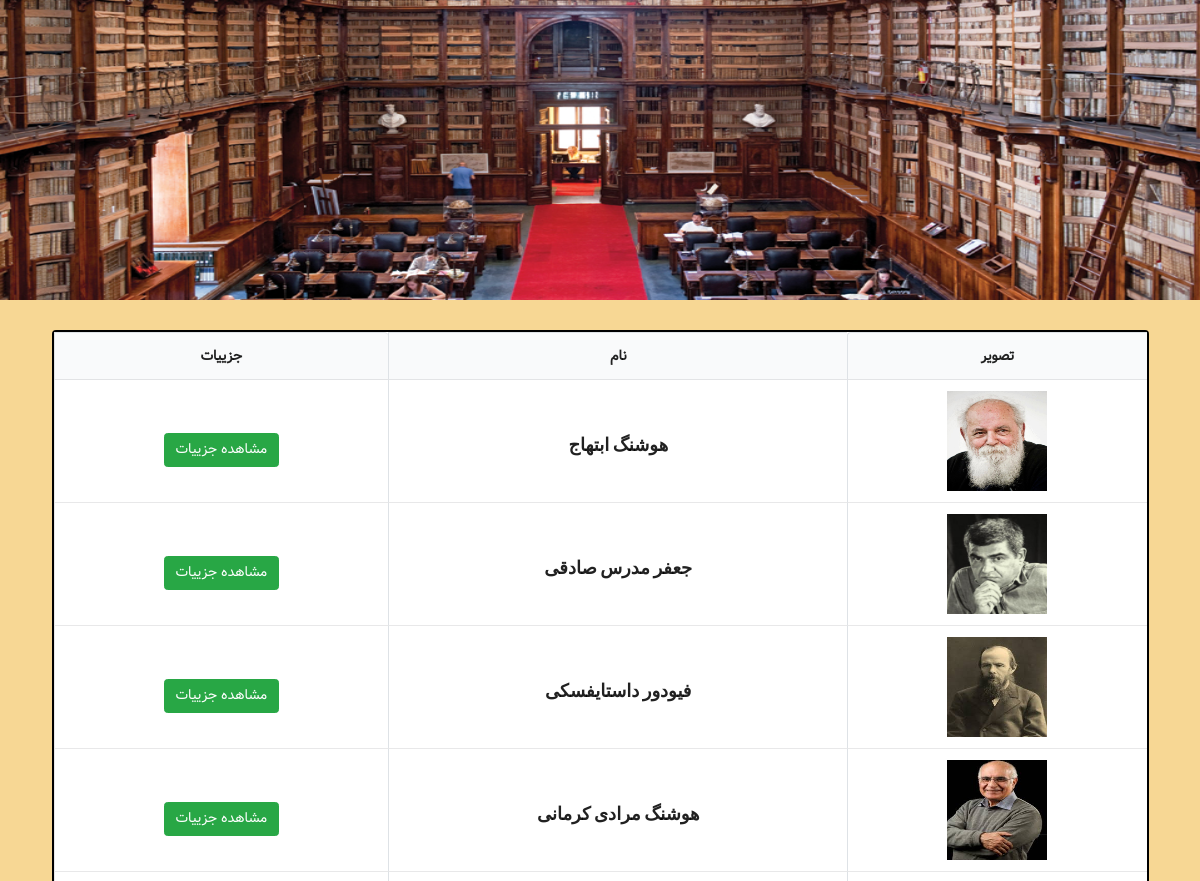
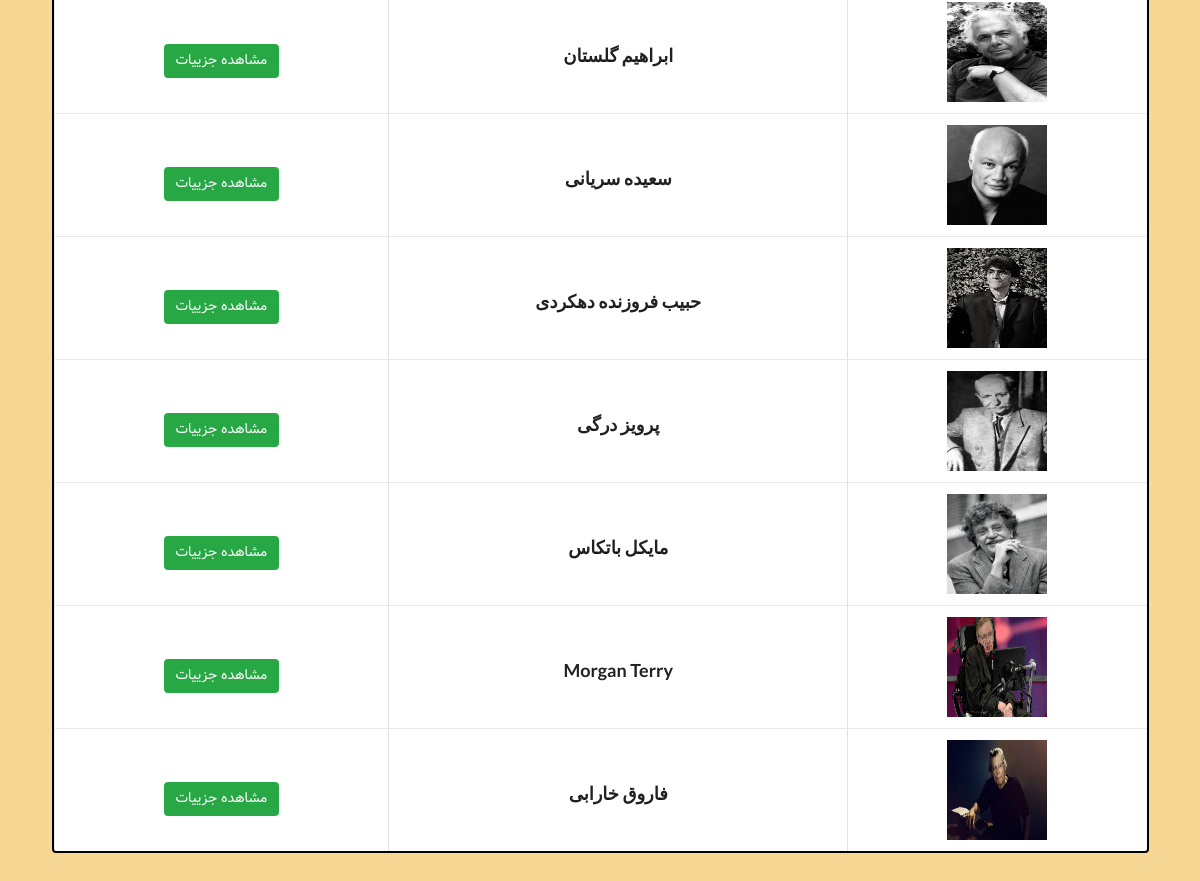
The app's page /authors with its own data (2 pictures, top to bottom).
### books/models.py (models this page shows, shortened)
class Author(models.Model):
    name = models.CharField(max_length=100)
    image = models.ImageField(upload_to='author/', null=True, blank=True)
    about = models.TextField(default='')
    books = models.ManyToManyField(Book, related_name='+', blank=True)

### books/views.py (the view)
# urls.py: path('authors', author, name='authors'),
def author(request):
    authors = Author.objects.all()
    context = {'authors': authors}
    return render(request, 'authors.html', context)

### books/templates/authors.html
{% extends 'base.html' %}
{% block content %}
<div class="pb-4">
    <table class="ui celled table">
        <thead>
        <tr>
            <th class="border-left text-center">تصویر</th>
            <th class="border-left text-center">نام</th>
            <th class="text-center">جزییات</th>
        </tr>
        </thead>
        <tbody>
        {% for author in authors %}
        <tr>
            <td class="border-left text-center"><img src="{{author.image.url}}" width="100" height="100" alt=""></td>
            <td class="border-left text-center"><h3 class="pt-5">{{author.name}}</h3></td>
            <td class="text-center"><a href="detail/{{author.name.split|join:'-'}}" class="btn btn-success vazir mt-5">مشاهده
                جزییات</a></td>
        </tr>
        {% endfor %}
        </tbody>
    </table>
</div>
{% endblock %}

### assets/css/style.css (style rules this page uses)
.vazir { font-family: Vazir !important; }
.border-left { border-left: 1px solid #bbbbbb; }
.celled { margin-top: 30px !important; direction: rtl !important; border: 2px solid black !important; margin-bottom: 30px !important; font-family: Vazir !important; text-align: right !important; }

### records on screen
Author: image (picture), name "هوشنگ ابتهاج"
Author: image (picture), name "جعفر مدرس صادقی"
Author: image (picture), name "فیودور داستایفسکی"
Author: image (picture), name "هوشنگ مرادی کرمانی"
Author: image (picture), name "ابراهیم گلستان"
Author: image (picture), name "سعیده سریانی"
Author: image (picture), name "حبیب فروزنده دهکردی"
Author: image (picture), name "پرویز درگی"
Author: image (picture), name "مایکل باتکاس"
Author: image (picture), name "Morgan Terry"
Author: image (picture), name "فاروق خارابی"
